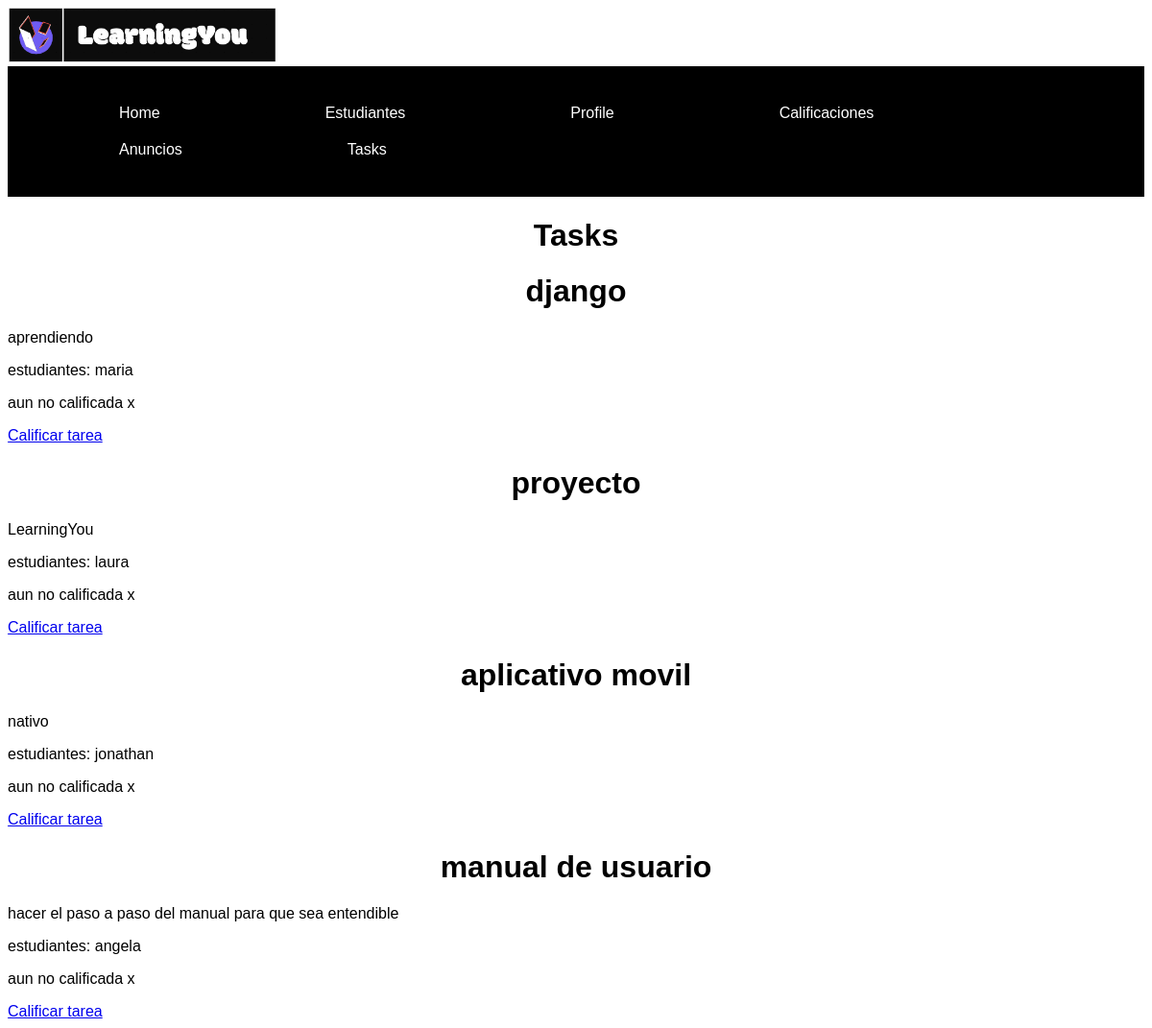
/tasks/, run on the app's committed database.
### myapp/models.py (models this page shows, shortened)
class Task(models.Model):
    title = models.CharField(max_length=200)
    description = models.TextField()#textfields es para etxtos largos
    estudiantes = models.ForeignKey(Estudiantes, on_delete=models.CASCADE)#si se borra un projecto derivado a este se borra en cascada
    done = models.BooleanField(default=False)
    estado = models.BooleanField(default=False)#estado de la tarea

class Estudiantes (models.Model):
    name = models.CharField(max_length=200)

### myapp/views.py (the view)
# urls.py: path('tasks/', views.tasks, name='tasks'),
def tasks(request):
    tasks = Task.objects.all()
    return render (request, 'tasks.html',{
        'tasks': tasks
    })

### myapp/templates/tasks.html
{% extends 'base.html' %}
{% block content %}
<h1>Tasks</h1>
{% for task in tasks %}
<div>
    <h1> {{task.title}}</h1>
    <p>{{task.description}}</p>
    <p>estudiantes: {{task.estudiantes.name}}</p>
    {% if task.calificacion %}
    <p> calificacion: {{task.calificacion}}</p>
    <p>calificada ✅</p>
    {% else %}
    <p>aun no calificada x</p>
    <a href="{% url 'calificar_tarea' tarea_id=task.id %}">Calificar tarea</a>
   {% endif %}
</div>
{% endfor %}
{% endblock %}

### myapp/templates/base.html (shortened to what this page needs)
{% load static %}
<!DOCTYPE html>
<html lang="en">
<head>
    <link rel="stylesheet" href="{% static 'styles/index.css' %}">
</head>
<body>
    <label for="menu-toggle" class="menu-icon">
        <img src="{% static 'logo.png' %}" alt="logo">
    </label>
    <nav class="navbar">
        <ul>
            <li>
                <a href="/">Home</a>
            </li>
            <li>
                <a href="/estudiantes">Estudiantes</a>
            </li>
            <li>
                <a href="/profile">Profile</a>
            </li>
            <li>
                <a href="/calificaciones">Calificaciones</a>
            </li>
            <li>
                <a href="/anuncios">Anuncios</a>
            </li>
            <li>
                <a href="/tasks">Tasks</a>
            </li>
        </ul>
    </nav>
    {% block content %}
    {% endblock %}
</body>
</html>

### myapp/static/styles/index.css (style rules this page uses)
body { background-color: white; font-family: 'Franklin Gothic Medium', 'Arial Narrow', Arial, sans-serif; }
h1 { color: black; display: block; justify-content: center; text-align: center; }
.menu-icon img { width: 280px; height: auto; margin-right: 10px; }
.navbar { background: black; padding: 10px 10px; }
.navbar ul { list-style-type: none; margin: 10px; padding: 10px; overflow: hidden; background-color: black; }
.navbar li { float: left; }
.navbar li a { display: block; color: white; text-align: center; padding: 10px 86px; text-decoration: none; }

### data on the page
Task: title "django", description "aprendiendo", estudiantes.name "maria"
Task: title "proyecto", description "LearningYou", estudiantes.name "laura"
Task: title "aplicativo movil", description "nativo", estudiantes.name "jonathan"
Task: title "manual de usuario", description "hacer el paso a paso del manual para que sea entendible", estudiantes.name "angela"
